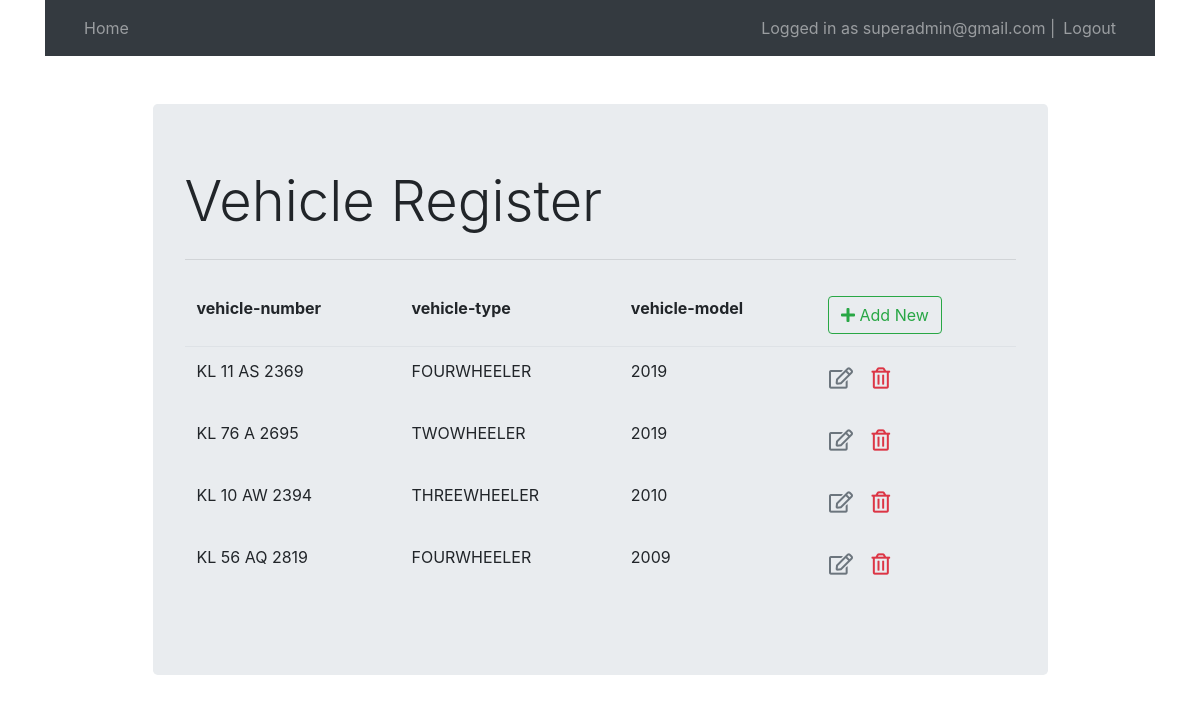
Screenshot of /list (signed in) with the database file from the repository.
### account/models.py (models this page shows, shortened)
class Account(AbstractBaseUser):
    email           =models.EmailField(max_length=100,unique=True)
    name            =models.CharField(max_length=50)
    is_admin        =models.BooleanField(default=False)
    is_staff        =models.BooleanField(default=False)
    is_active       =models.BooleanField(default=True)
    is_verified     =models.BooleanField(default=False)
    is_superadmin   =models.BooleanField(default=False)
    USERNAME_FIELD  ='email'
    REQUIRED_FIELDS =['name']
    objects=AccountManager()

### vehicle/models.py (models this page shows, shortened)
class Vehicles(models.Model):
    vehicle_number=models.CharField(max_length=50)
    type=models.ForeignKey(VehicleType,on_delete=models.CASCADE)
    vehicle_model=models.CharField(max_length=10)
    vehicle_description=models.TextField(max_length=200)

class VehicleType(models.Model):
    vehicle_type = models.CharField(max_length=50)
    def __str__(self):
        return self.vehicle_type

### vehicle/views.py (the view)
# urls.py: path('list',views.Vehicle_list,name='list'),
@login_required(login_url='login')
def Vehicle_list(request):
    context = {'vehicle_list': Vehicles.objects.all()}
    return render(request, "vehicleList.html", context)

### templates/vehicleList.html (shortened to what this page needs)
{% extends "base.html" %}
{% block content %}
<table class="table table-borderless">
    <thead class="border-bottom font-weight-bold">
        <tr>
            <td>vehicle-number</td>
            <td>vehicle-type</td>
            <td>vehicle-model</td>
            <td>
                {% if request.user.is_superadmin%}
                <a href="{% url 'vehicle_add' %}" class="btn btn-outline-success">
                    <i class="fas fa-plus"></i> Add New
                </a>
                {% endif %}
            </td>
        </tr>
    </thead>
    <tbody>
        {% for vehicle in vehicle_list %}
            <tr>
                <td>{{vehicle.vehicle_number}}</td>
                <td>{{vehicle.type}}</td>
                <td>{{vehicle.vehicle_model}}</td>
                <td>{% if request.user.is_superadmin or request.user.is_admin%}
                    <a href="{% url 'vehicle_update' vehicle.id %}" class="btn text-secondary px-0">
                        <i class="far fa-edit fa-lg"></i>
                    </a>
                    {% endif %}
                    {% if request.user.is_superadmin%}
                    <form action="{% url 'vehicle_delete' vehicle.id %}" method="post" class="d-inline">
                        <button type="submit" class="btn">
                            <i class="far fa-trash-alt fa-lg text-danger float-right"></i>
                        </button>
                    </form>
                    {% endif %}
                </td>
            </tr>
        {% endfor %}
    </tbody>
</table>
{% endblock content %}

### templates/base.html (shortened to what this page needs)
<!DOCTYPE html>
<html lang="en">
<head>
    <link rel="stylesheet" href="https://stackpath.bootstrapcdn.com/bootstrap/4.3.1/css/bootstrap.min.css"
>
    <link rel="stylesheet" href="https://cdnjs.cloudflare.com/ajax/libs/font-awesome/5.11.2/css/all.min.css">
</head>
<body>
    <div class="container">
        <nav class="navbar navbar-expand-lg navbar-dark bg-dark">
            <div class="container-fluid">
              <div>
                <ul class="navbar-nav">
                  <li class="nav-item">
                    <a class="nav-link" href="/list">Home</a>
                  </li>
                </ul>
              </div>
              <div>
                <ul class="navbar-nav">
                  {% if user.is_authenticated %}
                  <span class="navbar-text">Logged in as {{user.email}} | </span>
                  <li class="nav-item">
                    <a class="nav-link" href="/logout">Logout</a>
                  </li>
                  {% else %}
                  <li class="nav-item">
                    <a class="nav-link" href="/login">Login</a>
                  </li>
                  {% endif %}
                </ul>
              </div>
            </div>
          </nav>
        <div class="col-md-10 offset-md-1 mt-5">
            <div class="jumbotron">
                <h1 class="display-4">Vehicle Register</h1>
                <hr class="my-4">
                {% block content %}
                {% endblock content %}
            </div>
        </div>
    </div>
</body>
</html>

### rows the page displays
Account: email "superadmin@gmail.com"
Vehicles: vehicle_number "KL 11 AS 2369", type "FOURWHEELER", vehicle_model "2019"
Vehicles: vehicle_number "KL 76 A 2695", type "TWOWHEELER", vehicle_model "2019"
Vehicles: vehicle_number "KL 10 AW 2394", type "THREEWHEELER", vehicle_model "2010"
Vehicles: vehicle_number "KL 56 AQ 2819", type "FOURWHEELER", vehicle_model "2009"
